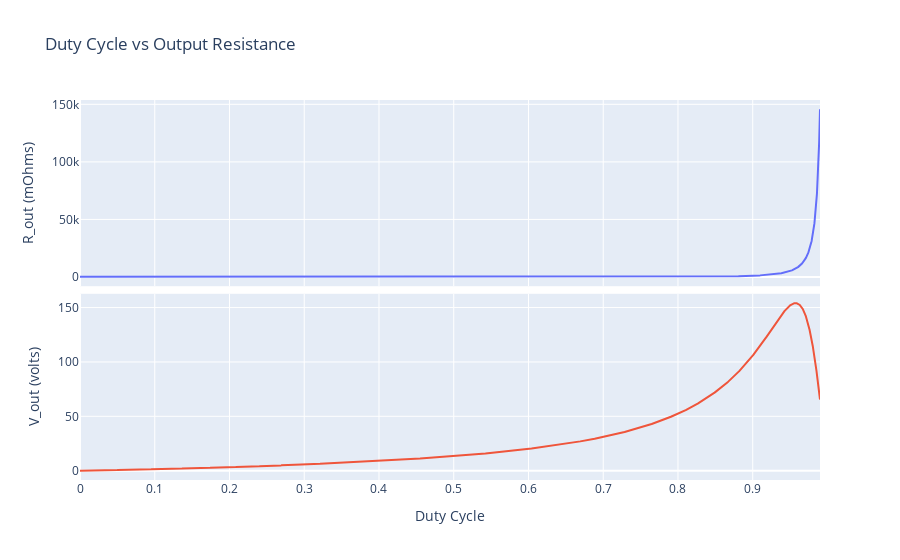

Notebook source saved alongside this figure:
### Code cell
fig = make_subplots(rows=2, cols=1, shared_xaxes=True, vertical_spacing=0.02)
fig.add_trace(go.Scatter(x=D, y=R_out), row=1, col=1)
fig.add_trace(go.Scatter(x=D, y=V_out_ideal), row=2, col=1)

fig.update_xaxes(title_text='Duty Cycle', row=2, col=1)
fig.update_yaxes(title_text='R_out (mOhms)', row=1, col=1)
fig.update_yaxes(title_text='V_out (volts)', row=2, col=1)

fig.update_layout(
    height=1000,
    title='Duty Cycle vs Output Resistance',
    showlegend=False
)

### Figure 1 — Plotly figure (JSON) as saved in the notebook; plotly's stock layout.template omitted (floating-point values rounded to 4 significant figures; data arrays with more than 128 entries replaced by an {"elided": "..."} marker saying what was removed)
{"data": [{"type": "scatter", "x": {"elided": "10000 float values"}, "xaxis": "x", "y": {"elided": "10000 float values"}, "yaxis": "y"}, {"type": "scatter", "x": {"elided": "10000 float values"}, "xaxis": "x2", "y": {"elided": "10000 float values"}, "yaxis": "y2"}], "layout": {"autosize": true, "showlegend": false, "title": {"text": "Duty Cycle vs Output Resistance"}, "xaxis": {"anchor": "y", "autorange": true, "domain": [0, 1], "matches": "x2", "range": [0, 0.99], "showticklabels": false, "type": "linear"}, "xaxis2": {"anchor": "y2", "autorange": true, "domain": [0, 1], "range": [0, 0.99], "title": {"text": "Duty Cycle"}, "type": "linear"}, "yaxis": {"anchor": "x", "autorange": true, "domain": [0.51, 1], "range": [-7997.0, 153800.0], "title": {"text": "R_out (mOhms)"}, "type": "linear"}, "yaxis2": {"anchor": "x2", "autorange": true, "domain": [0, 0.49], "range": [-8.561, 162.7], "title": {"text": "V_out (volts)"}, "type": "linear"}}}
